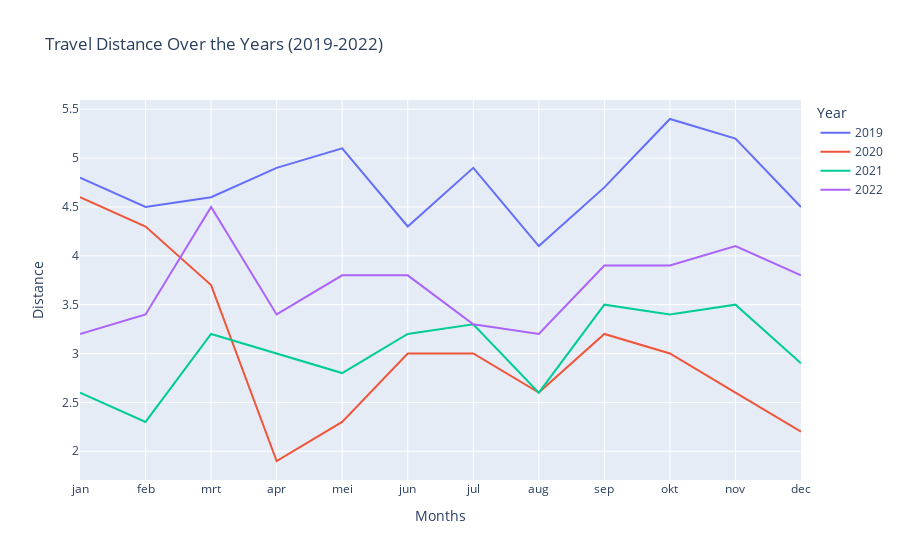

The code cell stored with this chart in its notebook:
### Code cell
travel_distance_work = read_csv('traveldistance_work.csv', delimiter = '; ', parse_dates=True, infer_datetime_format=True)
travel_distance_work = travel_distance_work.replace({'"': ''}, regex=True)
travel_distance_work = travel_distance_work.rename({'"maand':'Months',  
            '2019 (Mld km)':'2019', '2020 (Mld km)':'2020', '2021 (Mld km)':'2021', '2022 (Mld km)"':'2022'}, axis=1)
display(travel_distance_work)

# Melt the DataFrame to create a suitable format for Plotly Express
melted_df = travel_distance_work.melt(id_vars='Months', var_name='Year', value_name='Distance')

# Create a line plot using Plotly Express with a single line for all years
fig = px.line(melted_df, x='Months', y='Distance', color='Year', title='Travel Distance Over the Years (2019-2022)')
fig.show();

### Figure 1 — Plotly figure (JSON) as saved in the notebook; plotly's stock layout.template omitted (floating-point values rounded to 4 significant figures)
{"data": [{"hovertemplate": "Year=2019<br>Months=%{x}<br>Distance=%{y}<extra></extra>", "legendgroup": "2019", "line": {"color": "#636efa", "dash": "solid"}, "marker": {"symbol": "circle"}, "mode": "lines", "name": "2019", "orientation": "v", "showlegend": true, "type": "scatter", "x": ["jan", "feb", "mrt", "apr", "mei", "jun", "jul", "aug", "sep", "okt", "nov", "dec"], "xaxis": "x", "y": [4.8, 4.5, 4.6, 4.9, 5.1, 4.3, 4.9, 4.1, 4.7, 5.4, 5.2, 4.5], "yaxis": "y"}, {"hovertemplate": "Year=2020<br>Months=%{x}<br>Distance=%{y}<extra></extra>", "legendgroup": "2020", "line": {"color": "#EF553B", "dash": "solid"}, "marker": {"symbol": "circle"}, "mode": "lines", "name": "2020", "orientation": "v", "showlegend": true, "type": "scatter", "x": ["jan", "feb", "mrt", "apr", "mei", "jun", "jul", "aug", "sep", "okt", "nov", "dec"], "xaxis": "x", "y": [4.6, 4.3, 3.7, 1.9, 2.3, 3, 3, 2.6, 3.2, 3, 2.6, 2.2], "yaxis": "y"}, {"hovertemplate": "Year=2021<br>Months=%{x}<br>Distance=%{y}<extra></extra>", "legendgroup": "2021", "line": {"color": "#00cc96", "dash": "solid"}, "marker": {"symbol": "circle"}, "mode": "lines", "name": "2021", "orientation": "v", "showlegend": true, "type": "scatter", "x": ["jan", "feb", "mrt", "apr", "mei", "jun", "jul", "aug", "sep", "okt", "nov", "dec"], "xaxis": "x", "y": [2.6, 2.3, 3.2, 3, 2.8, 3.2, 3.3, 2.6, 3.5, 3.4, 3.5, 2.9], "yaxis": "y"}, {"hovertemplate": "Year=2022<br>Months=%{x}<br>Distance=%{y}<extra></extra>", "legendgroup": "2022", "line": {"color": "#ab63fa", "dash": "solid"}, "marker": {"symbol": "circle"}, "mode": "lines", "name": "2022", "orientation": "v", "showlegend": true, "type": "scatter", "x": ["jan", "feb", "mrt", "apr", "mei", "jun", "jul", "aug", "sep", "okt", "nov", "dec"], "xaxis": "x", "y": ["3.2", "3.4", "4.5", "3.4", "3.8", "3.8", "3.3", "3.2", "3.9", "3.9", "4.1", "3.8"], "yaxis": "y"}], "layout": {"autosize": true, "legend": {"title": {"text": "Year"}, "tracegroupgap": 0}, "title": {"text": "Travel Distance Over the Years (2019-2022)"}, "xaxis": {"anchor": "y", "autorange": true, "domain": [0, 1], "range": [0, 11], "title": {"text": "Months"}, "type": "category"}, "yaxis": {"anchor": "x", "autorange": true, "domain": [0, 1], "range": [1.706, 5.594], "title": {"text": "Distance"}, "type": "linear"}}}
